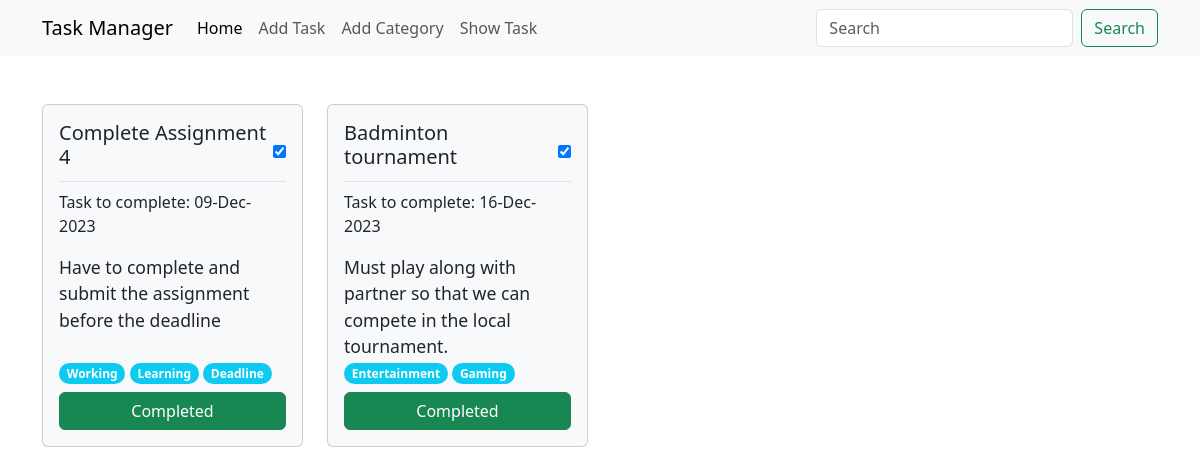
Page /show_task/ on the earlier database version.
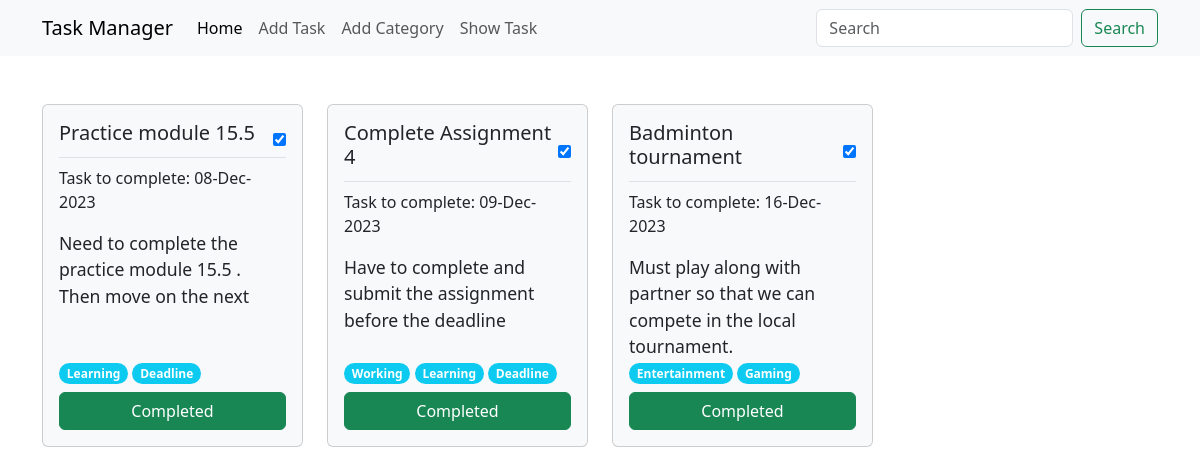
Same page on the later database version.
### task/models.py (models this page shows, shortened)
class TaskModel(models.Model):
      taskTitle = models.CharField(max_length = 50)
      taskDescription = models.TextField()
      is_completed = models.BooleanField(default = False)
      task_assign_date = models.DateTimeField()
      categories = models.ManyToManyField(CategoryModel)

### category/models.py (models this page shows, shortened)
class CategoryModel(models.Model):
      category_name = models.CharField(max_length = 20)

### show_task/views.py (the view)
# urls.py: path('', views.show_task, name = 'show_task')
def show_task(request):
      mark_tasks_as_completed()
      tasks = TaskModel.objects.order_by('task_assign_date').all()
      return render(request, 'show_task.html', {'tasks': tasks})

### show_task/views.py (called while the page is built)
def mark_tasks_as_completed():
      overdue_tasks = TaskModel.objects.filter(task_assign_date__lt = timezone.now().date(), is_completed = False)
      completed_tasks = TaskModel.objects.filter(is_completed = True)
      for task in overdue_tasks:
            task.is_completed = True
            task.save()

### show_task/templates/show_task.html (shortened to what this page needs)
{% extends 'base.html' %}
{% block content %}
<div class="row row-cols-1 row-cols-md-4 g-4">
      {% for task in tasks %}
          <div class="col-md-3 ">
              <div class="card h-100 bg-light">
                  <div class="card-body d-flex flex-column">
                      <div class="d-flex justify-content-between align-items-center mb-2 border-bottom">
                          <h5 class="card-title pb-1">{{task.taskTitle}}</h5>
                          <input type="checkbox" aria-label="Checkbox for following text input" id="taskCheckbox{{ task.id }}" {% if task.is_completed %}checked{% endif %} onchange="updateIsCompleted(this)">
                      </div>
                      <div class="down-portion flex-grow-1">
                          <p class="card-text">Task to complete: {{ task.task_assign_date | date:"d-M-Y" }}</p>
                          <p class="card-text" style="font-weight: 500; font-size: 1.1em;">{{ task.taskDescription }}</p>
                      </div>
                      <div class="d-flex flex-row justify-content-start align-items-center">
                        <p class="card-text">
                              {% for category in task.categories.all %}
                                    <span class="badge rounded-pill bg-info">{{ category.category_name }}</span>
                              {% endfor %}
                          </p>
                      </div>
                          {% if task.is_completed %}
                              <a href="{% url 'completed' task.id %}" class="btn btn-success mt-2">Completed</a>
                          {% else %}
                              <div class="buttons mt-2 d-flex justify-content-between">
                                    <a href="{% url 'edit_task' task.id %}" class="btn btn-warning">Edit</a>
                                    <a href="{% url 'delete_task' task.id %}" class="btn btn-danger">Delete</a>
                              </div>
                          {% endif %}
                  </div>
              </div>
          </div>
      {% endfor %}
  </div>
{% endblock %}

Differences in the rows shown:
added TaskModel: taskTitle "Practice module 15.5", is_completed "☑", task_assign_date "08-Dec-2023", taskDescription "Need to complete the practice module 15.5 . Then move on the next", shows "Completed", CategoryModel (category_name "Learning"), CategoryModel (category_name "Deadline")
